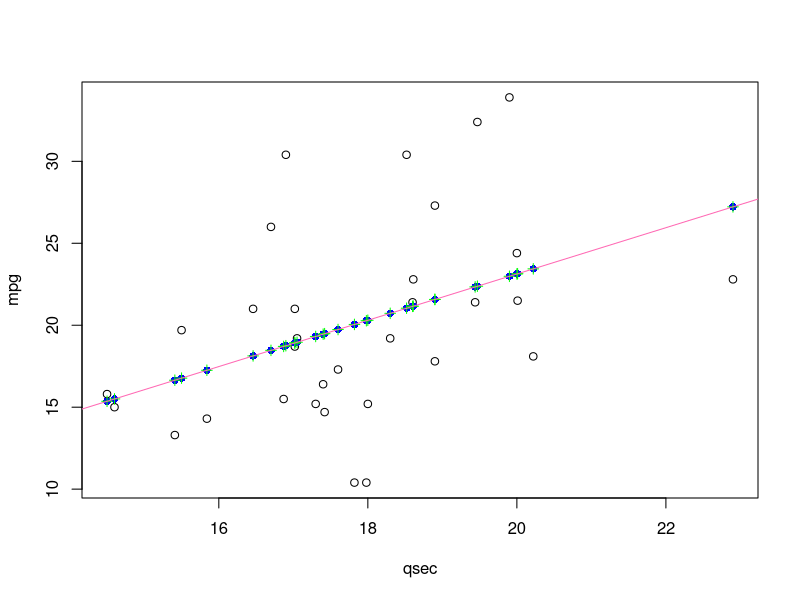

Generate this figure with R: (Note: this script raises an error after producing the figure.)
# 1

ye.model <- lm(mpg~qsec, data=mtcars)
mtcars$pred <- predict(ye.model, mtcars)
plot(mpg~qsec, data=mtcars)
par(new=T)
points(mtcars$qsec, mtcars$pred, col="blue", pch=16)
points(mtcars$qsec, mtcars$pred, col = "green", pch = 3)
abline(ye.model, col="hotpink")

# 2

newsls <- data.frame(qsec = seq(1, 25, 0.5))
newsls$pred <- predict(ye.model, newsls)
points(newsls$qsec, mtcars$pred, col ="green")
points(newsls$qsec, mtcars$pred, col = "green", pch = 3)


#in class code

#library("klaR")
#library("coret")
#library("class")
#library("e1071")

#bad <- 


#library('ElemStatLearn')

#sub = sample(nrow(spam), floor(nrow(spam)*0.9))
#train = spam[sub,]
#test = spam[-sub,]

#xrain = train[,-58]
#yTrain = train$spam

#xTest = test[,-58]
#yTest = text$spam

#model = train(xTrain,yTrain,)